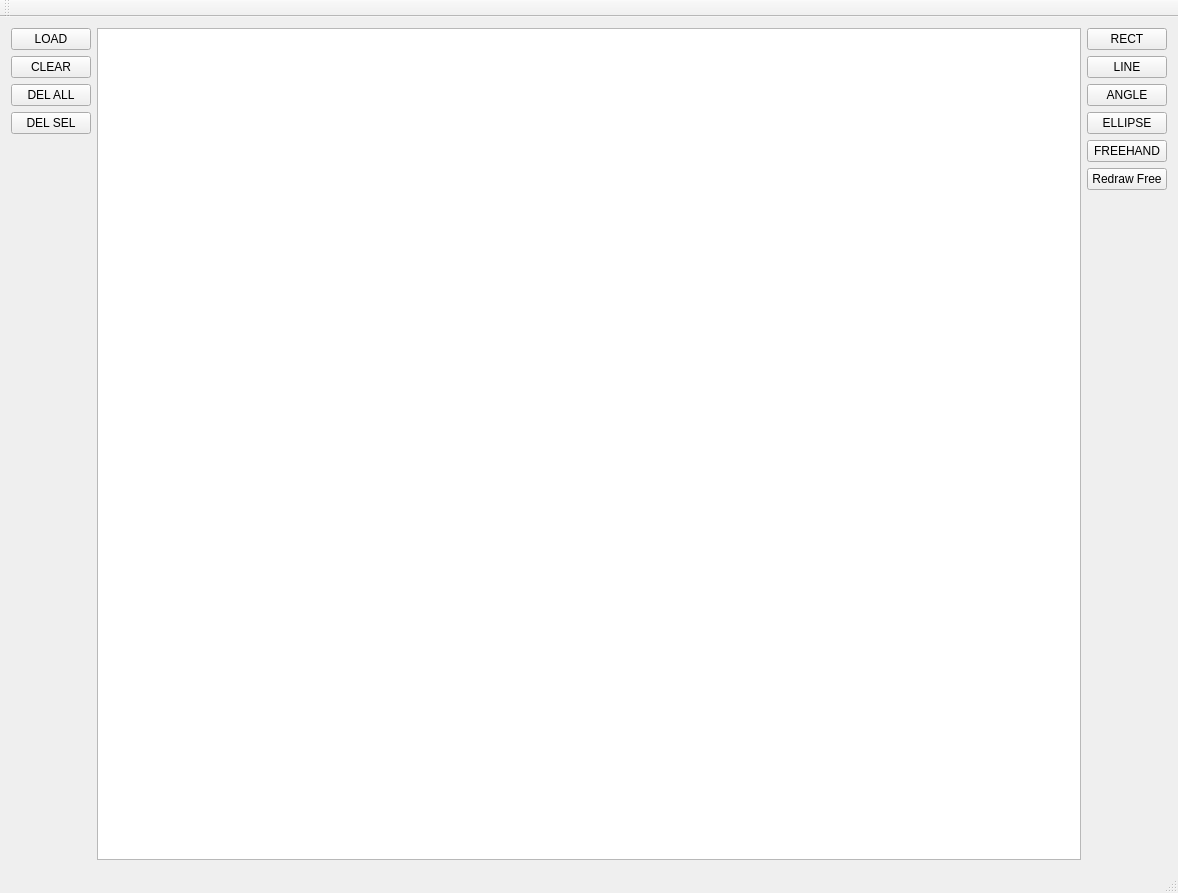
<?xml version="1.0" encoding="UTF-8"?>
<ui version="4.0">
 <class>MainWindow</class>
 <widget class="QMainWindow" name="MainWindow">
  <property name="geometry">
   <rect>
    <x>0</x>
    <y>0</y>
    <width>1178</width>
    <height>893</height>
   </rect>
  </property>
  <property name="windowTitle">
   <string>MainWindow</string>
  </property>
  <widget class="QWidget" name="centralWidget">
   <layout class="QGridLayout" name="gridLayout_2">
    <item row="0" column="0">
     <layout class="QGridLayout" name="gridLayout">
      <item row="3" column="4">
       <widget class="QPushButton" name="pushButton_4">
        <property name="text">
         <string>ELLIPSE</string>
        </property>
       </widget>
      </item>
      <item row="0" column="4">
       <widget class="QPushButton" name="pushButton">
        <property name="text">
         <string>RECT</string>
        </property>
       </widget>
      </item>
      <item row="0" column="1" rowspan="7">
       <widget class="scr" name="graphicsView"/>
      </item>
      <item row="2" column="4">
       <widget class="QPushButton" name="pushButton_3">
        <property name="text">
         <string>ANGLE</string>
        </property>
       </widget>
      </item>
      <item row="1" column="4">
       <widget class="QPushButton" name="pushButton_2">
        <property name="text">
         <string>LINE</string>
        </property>
       </widget>
      </item>
      <item row="0" column="0">
       <widget class="QPushButton" name="pushButton_6">
        <property name="text">
         <string>LOAD</string>
        </property>
       </widget>
      </item>
      <item row="4" column="4">
       <widget class="QPushButton" name="pushButton_5">
        <property name="text">
         <string>FREEHAND</string>
        </property>
       </widget>
      </item>
      <item row="1" column="0">
       <widget class="QPushButton" name="pushButton_7">
        <property name="text">
         <string>CLEAR</string>
        </property>
       </widget>
      </item>
      <item row="3" column="0">
       <widget class="QPushButton" name="pushButton_9">
        <property name="text">
         <string>DEL SEL</string>
        </property>
       </widget>
      </item>
      <item row="2" column="0">
       <widget class="QPushButton" name="pushButton_8">
        <property name="text">
         <string>DEL ALL</string>
        </property>
       </widget>
      </item>
      <item row="5" column="4">
       <widget class="QPushButton" name="Redraw_free">
        <property name="text">
         <string>Redraw Free</string>
        </property>
       </widget>
      </item>
     </layout>
    </item>
   </layout>
  </widget>
  <widget class="QMenuBar" name="menuBar">
   <property name="geometry">
    <rect>
     <x>0</x>
     <y>0</y>
     <width>1178</width>
     <height>21</height>
    </rect>
   </property>
  </widget>
  <widget class="QToolBar" name="mainToolBar">
   <attribute name="toolBarArea">
    <enum>TopToolBarArea</enum>
   </attribute>
   <attribute name="toolBarBreak">
    <bool>false</bool>
   </attribute>
  </widget>
  <widget class="QStatusBar" name="statusBar"/>
 </widget>
 <layoutdefault spacing="6" margin="11"/>
 <customwidgets>
  <customwidget>
   <class>scr</class>
   <extends>QGraphicsView</extends>
   <header location="global">scr.h</header>
  </customwidget>
 </customwidgets>
 <resources/>
 <connections/>
</ui>
